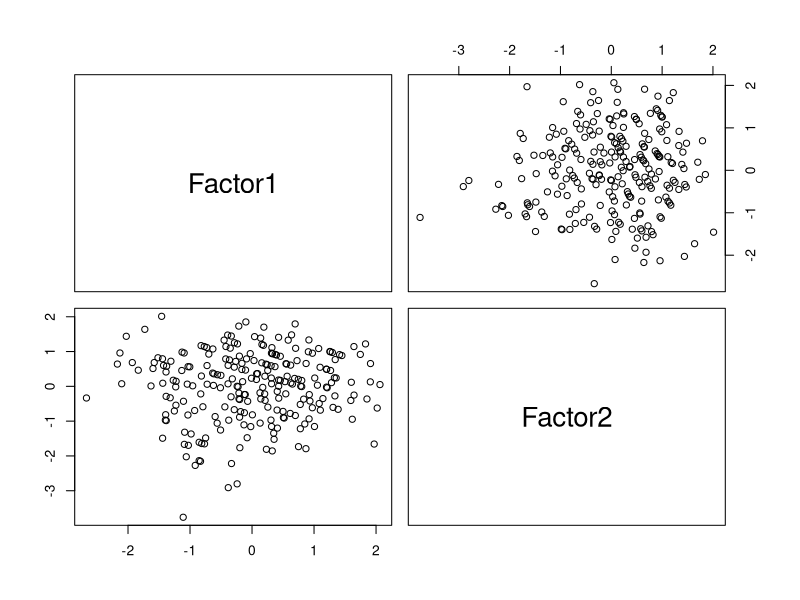

Recreate this plot in R.
datax<-read.table("LDA.dat",header=TRUE)
S=round(cov(datax),2)
factanal(datax,factor=1,method='mle')
factanal(datax,factor=2,method='mle')
factanal(covmat=S,factor=2,method='mle')
fit1<-factanal(datax,factors=2,method='mle',n.obs=500,scores="regression",rotation="varimax")
fit1$scores
pairs(fit1$scores)
